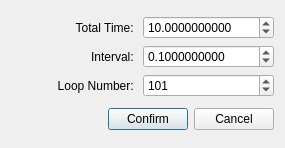
<?xml version="1.0" encoding="UTF-8"?>
<ui version="4.0">
 <class>DialogGOMarkovPeriod</class>
 <widget class="QDialog" name="DialogGOMarkovPeriod">
  <property name="geometry">
   <rect>
    <x>0</x>
    <y>0</y>
    <width>285</width>
    <height>148</height>
   </rect>
  </property>
  <property name="windowTitle">
   <string>Set System Period</string>
  </property>
  <layout class="QVBoxLayout" name="verticalLayout">
   <item>
    <layout class="QGridLayout" name="gridLayout">
     <item row="0" column="0">
      <widget class="QLabel" name="label">
       <property name="text">
        <string>Total Time: </string>
       </property>
       <property name="alignment">
        <set>Qt::AlignRight|Qt::AlignTrailing|Qt::AlignVCenter</set>
       </property>
      </widget>
     </item>
     <item row="1" column="1">
      <widget class="QDoubleSpinBox" name="intervalSpinBox">
       <property name="decimals">
        <number>10</number>
       </property>
       <property name="maximum">
        <double>99999.990000000005239</double>
       </property>
       <property name="value">
        <double>0.100000000000000</double>
       </property>
      </widget>
     </item>
     <item row="1" column="0">
      <widget class="QLabel" name="label_2">
       <property name="text">
        <string>Interval: </string>
       </property>
       <property name="alignment">
        <set>Qt::AlignRight|Qt::AlignTrailing|Qt::AlignVCenter</set>
       </property>
      </widget>
     </item>
     <item row="0" column="1">
      <widget class="QDoubleSpinBox" name="totalSpinBox">
       <property name="decimals">
        <number>10</number>
       </property>
       <property name="maximum">
        <double>99999.990000000005239</double>
       </property>
       <property name="value">
        <double>10.000000000000000</double>
       </property>
      </widget>
     </item>
     <item row="2" column="0">
      <widget class="QLabel" name="label_3">
       <property name="text">
        <string>Loop Number: </string>
       </property>
       <property name="alignment">
        <set>Qt::AlignRight|Qt::AlignTrailing|Qt::AlignVCenter</set>
       </property>
      </widget>
     </item>
     <item row="2" column="1">
      <widget class="QSpinBox" name="loopSpinBox">
       <property name="minimum">
        <number>2</number>
       </property>
       <property name="maximum">
        <number>1000000000</number>
       </property>
       <property name="value">
        <number>101</number>
       </property>
      </widget>
     </item>
    </layout>
   </item>
   <item>
    <layout class="QHBoxLayout" name="horizontalLayout">
     <item>
      <spacer name="horizontalSpacer">
       <property name="orientation">
        <enum>Qt::Horizontal</enum>
       </property>
       <property name="sizeHint" stdset="0">
        <size>
         <width>40</width>
         <height>20</height>
        </size>
       </property>
      </spacer>
     </item>
     <item>
      <widget class="QPushButton" name="confirmButton">
       <property name="text">
        <string>Confirm</string>
       </property>
       <property name="checked">
        <bool>false</bool>
       </property>
       <property name="default">
        <bool>true</bool>
       </property>
       <property name="flat">
        <bool>false</bool>
       </property>
      </widget>
     </item>
     <item>
      <widget class="QPushButton" name="cancelButton">
       <property name="text">
        <string>Cancel</string>
       </property>
      </widget>
     </item>
    </layout>
   </item>
  </layout>
 </widget>
 <resources/>
 <connections/>
</ui>
